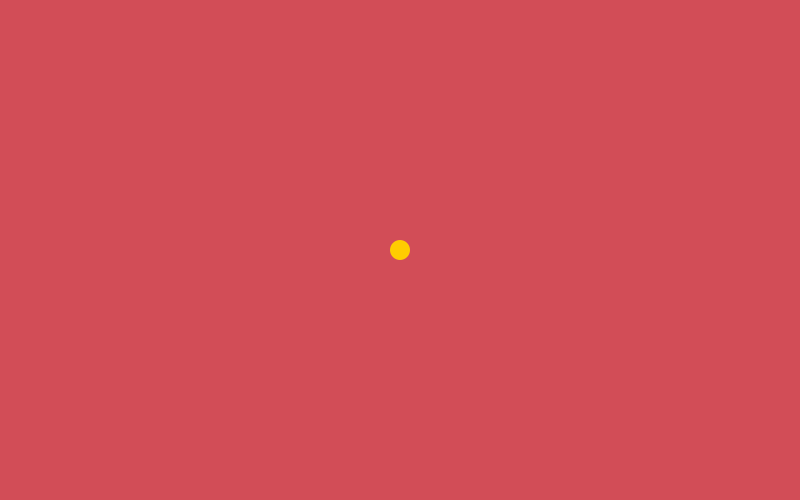
Frame 1 (no input)
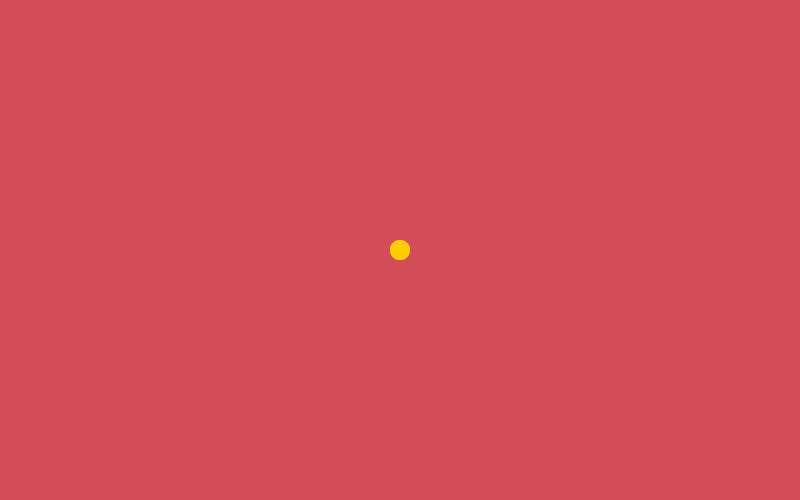
Frame 60 (the mouse pressed at the canvas centre just before this capture)
Frame 120 (the mouse held since frame 60 and released just before this capture): identical to frame 60, image omitted

The Processing sketch that drew these frames (run headless with seeded random() and noise(); from frame 60 on, the mouse is pressed at the canvas centre):

// Processing sketch: smooth
// ── smooth.pde
color cb = color(210, 77, 87);
color cc = color(255, 204, 0);
color cs = color(255, 255, 255);
v_smooth smoother;

void setup() {
  size(800, 500);
  background(cb);
  smoother = new v_smooth(400, 250);
}

void draw() {
  // background(cb);
  noStroke();
  fill(cb, 50);
  rect(0, 0, width, height);
  smoother.update();
  // stroke(cs);
  fill(cc);
  ellipse(smoother.getX(), smoother.getY(), 20, 20);
}


void mousePressed() {
  smoother.update(mouseX, mouseY);
}

// void mouseDragged() {
//   smoother.update(mouseX, mouseY);
// }

// ── v_smooth.pde
class v_smooth {
  float x;
  float y;
  float z;
  float x_end;
  float y_end;
  float z_end;
  float accel;

  v_smooth(float _x, float _y, float _a) {
    x = _x;
    y = _y;
    x_end = _x;
    y_end = _y;
    accel = _a;
  }

  v_smooth(float _x, float _y) {
    x = _x;
    y = _y;
    x_end = _x;
    y_end = _y;
    accel = 0.1;
  }

  void update() {
    x = x + accel * ( x_end - x ) ;
    y = y + accel * ( y_end - y ) ;
    z = z + accel * ( z_end - z ) ;
  }

  void update(float _x, float _y) {
    x_end = _x;
    y_end = _y;
  }

  void update(float _x, float _y, float _z) {
    x_end = _x;
    y_end = _y;
    z_end = _z;
  }

  float getX() { return x; }
  float getY() { return y; }
  float getZ() { return z; }

  void setAccel(float _a) {
    accel = _a;
  }


}
